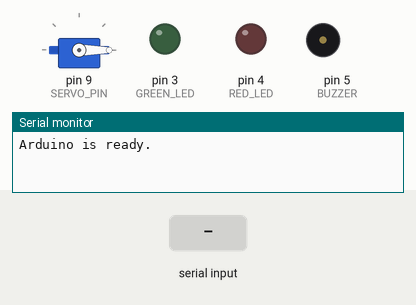
The sketch below on a simulated Arduino Uno, built with avr-gcc and run on an emulated ATmega328P. Parts: servo, output pins drawn as LEDs (lit = HIGH), buzzer (waves = sounding, pin HIGH), the last lines printed to the serial monitor. The inputs (shaded band) are chosen by the test bench.

Above: at 1.2 s.
1.3 s: "0\n" received over the second serial link
At 1.8 s:
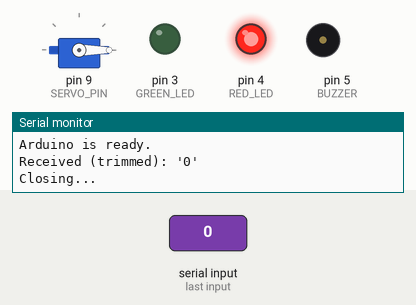
2.9 s: "Password\n" received over the second serial link
At 4.2 s:
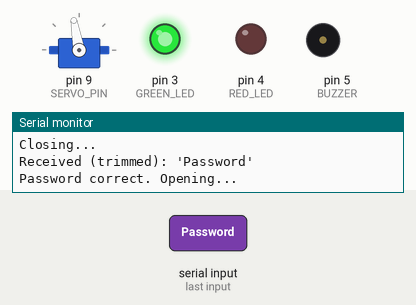
4.5 s: "1\n" received over the second serial link
At 5.7 s:
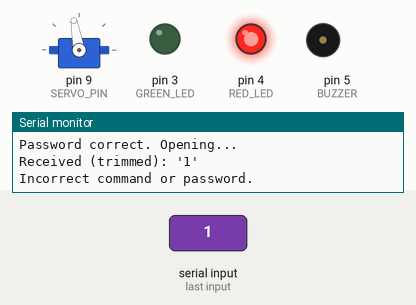
Timing chart, 0 to 7.5 s (numbered marks = the images above; inputs shaded):
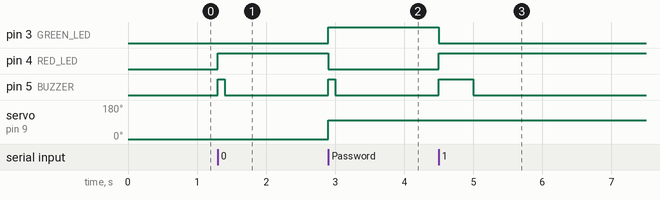

Measured:
- after the input at 1.3 s, pin 4 (RED_LED): LOW → HIGH at once; pin 5 (BUZZER): LOW → HIGH at once, → LOW 0.10 s later
- after the input at 2.9 s, pin 3 (GREEN_LED): LOW → HIGH at once; pin 4 (RED_LED): HIGH → LOW at once; pin 5 (BUZZER): LOW → HIGH at once, → LOW 0.10 s later; servo on pin 9 (SERVO_PIN): 0° → 100° at once
- after the input at 4.5 s, pin 3 (GREEN_LED): HIGH → LOW at once; pin 4 (RED_LED): LOW → HIGH at once; pin 5 (BUZZER): LOW → HIGH at once, → LOW 0.50 s later

The sketch:

Servo_Secure.ino
```cpp
// ---* Servo Secure *--- //

#include <SoftwareSerial.h>
#include <Servo.h>

// Define pins for Bluetooth, LEDs, and Buzzer
#define RX_PIN 10
#define TX_PIN 11
#define GREEN_LED 3
#define RED_LED 4
#define BUZZER 5
#define SERVO_PIN 9

// Define servo angles for open and closed positions
#define OPEN_ANGLE 100 // Adjust this value to your desired open position
#define CLOSE_ANGLE 0  // Adjust this value to your desired close position

// Initialize SoftwareSerial for Bluetooth communication
SoftwareSerial bluetooth(RX_PIN, TX_PIN);
Servo myServo;

void setup() {
  // Initialize serial communication for debugging
  Serial.begin(9600);
  Serial.println("Arduino is ready.");

  // Set pin modes for LEDs and Buzzer
  pinMode(GREEN_LED, OUTPUT);
  pinMode(RED_LED, OUTPUT);
  pinMode(BUZZER, OUTPUT);

  // Attach the servo to its pin
  myServo.attach(SERVO_PIN);
  myServo.write(CLOSE_ANGLE); // Start in the closed position

  // Start the Bluetooth module with a baud rate of 9600
  bluetooth.begin(9600);
}

void loop() {
  if (bluetooth.available()) {
    String receivedCommand = bluetooth.readStringUntil('\n');
    receivedCommand.trim(); // This is the fix: it removes invisible characters

    Serial.print("Received (trimmed): '");
    Serial.print(receivedCommand);
    Serial.println("'");

    if (receivedCommand == "0") {
      // Command to CLOSE the box
      Serial.println("Closing...");
      digitalWrite(GREEN_LED, LOW);
      digitalWrite(RED_LED, HIGH);
      myServo.write(CLOSE_ANGLE);
      buzz(100);
    }
    else if (receivedCommand == "Password") { // Password is set here
      Serial.println("Password correct. Opening...");
      digitalWrite(GREEN_LED, HIGH);
      digitalWrite(RED_LED, LOW);
      myServo.write(OPEN_ANGLE);
      buzz(100);
    }
    else {
      Serial.println("Incorrect command or password.");
      digitalWrite(RED_LED, HIGH);
      digitalWrite(GREEN_LED, LOW);
      buzz(500);
    }
  }
}

// Function to make the buzzer sound
void buzz(int duration) {
  digitalWrite(BUZZER, HIGH);
  delay(duration);
  digitalWrite(BUZZER, LOW);
}
```
